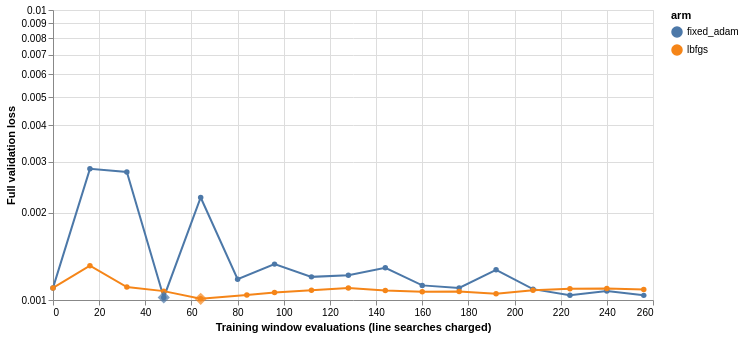

Vega-Lite specification for this chart:
### Vega-Lite specification from a JSON file in a GitHub repository (floating-point values rounded to 4 significant figures)
{"config": {"view": {"continuousWidth": 300, "continuousHeight": 300}}, "layer": [{"mark": {"type": "line", "point": true}, "encoding": {"color": {"field": "arm", "type": "nominal"}, "tooltip": [{"field": "arm", "type": "nominal"}, {"field": "work", "type": "quantitative"}, {"field": "validation_loss", "type": "quantitative"}], "x": {"field": "work", "title": "Training window evaluations (line searches charged)", "type": "quantitative"}, "y": {"field": "validation_loss", "scale": {"type": "log"}, "title": "Full validation loss", "type": "quantitative"}}}, {"mark": {"type": "point", "filled": true, "shape": "diamond", "size": 150}, "encoding": {"color": {"field": "arm", "type": "nominal"}, "tooltip": [{"field": "arm", "type": "nominal"}, {"field": "work", "type": "quantitative"}, {"field": "validation_loss", "type": "quantitative"}], "x": {"field": "work", "title": "Training window evaluations (line searches charged)", "type": "quantitative"}, "y": {"field": "validation_loss", "scale": {"type": "log"}, "title": "Full validation loss", "type": "quantitative"}}, "transform": [{"filter": "datum.selected"}]}], "data": {"values": [{"arm": "fixed_adam", "work": 0, "validation_loss": 0.001101, "selected": false}, {"arm": "fixed_adam", "work": 16, "validation_loss": 0.002833, "selected": false}, {"arm": "fixed_adam", "work": 32, "validation_loss": 0.002765, "selected": false}, {"arm": "fixed_adam", "work": 48, "validation_loss": 0.00102, "selected": true}, {"arm": "fixed_adam", "work": 64, "validation_loss": 0.002257, "selected": false}, {"arm": "fixed_adam", "work": 80, "validation_loss": 0.001179, "selected": false}, {"arm": "fixed_adam", "work": 96, "validation_loss": 0.00133, "selected": false}, {"arm": "fixed_adam", "work": 112, "validation_loss": 0.001202, "selected": false}, {"arm": "fixed_adam", "work": 128, "validation_loss": 0.001217, "selected": false}, {"arm": "fixed_adam", "work": 144, "validation_loss": 0.001291, "selected": false}, {"arm": "fixed_adam", "work": 160, "validation_loss": 0.001123, "selected": false}, {"arm": "fixed_adam", "work": 176, "validation_loss": 0.0011, "selected": false}, {"arm": "fixed_adam", "work": 192, "validation_loss": 0.001271, "selected": false}, {"arm": "fixed_adam", "work": 208, "validation_loss": 0.00109, "selected": false}, {"arm": "fixed_adam", "work": 224, "validation_loss": 0.001038, "selected": false}, {"arm": "fixed_adam", "work": 240, "validation_loss": 0.001074, "selected": false}, {"arm": "fixed_adam", "work": 256, "validation_loss": 0.001037, "selected": false}, {"arm": "lbfgs", "work": 0, "validation_loss": 0.001101, "selected": false}, {"arm": "lbfgs", "work": 16, "validation_loss": 0.001313, "selected": false}, {"arm": "lbfgs", "work": 32, "validation_loss": 0.001108, "selected": false}, {"arm": "lbfgs", "work": 48, "validation_loss": 0.001073, "selected": false}, {"arm": "lbfgs", "work": 64, "validation_loss": 0.00101, "selected": true}, {"arm": "lbfgs", "work": 84, "validation_loss": 0.00104, "selected": false}, {"arm": "lbfgs", "work": 96, "validation_loss": 0.001061, "selected": false}, {"arm": "lbfgs", "work": 112, "validation_loss": 0.001081, "selected": false}, {"arm": "lbfgs", "work": 128, "validation_loss": 0.001099, "selected": false}, {"arm": "lbfgs", "work": 144, "validation_loss": 0.001079, "selected": false}, {"arm": "lbfgs", "work": 160, "validation_loss": 0.001068, "selected": false}, {"arm": "lbfgs", "work": 176, "validation_loss": 0.001069, "selected": false}, {"arm": "lbfgs", "work": 192, "validation_loss": 0.00105, "selected": false}, {"arm": "lbfgs", "work": 208, "validation_loss": 0.001081, "selected": false}, {"arm": "lbfgs", "work": 224, "validation_loss": 0.001094, "selected": false}, {"arm": "lbfgs", "work": 240, "validation_loss": 0.001095, "selected": false}, {"arm": "lbfgs", "work": 256, "validation_loss": 0.001087, "selected": false}]}, "height": 290, "width": 600, "$schema": "https://vega.github.io/schema/vega-lite/v6.4.1.json"}
